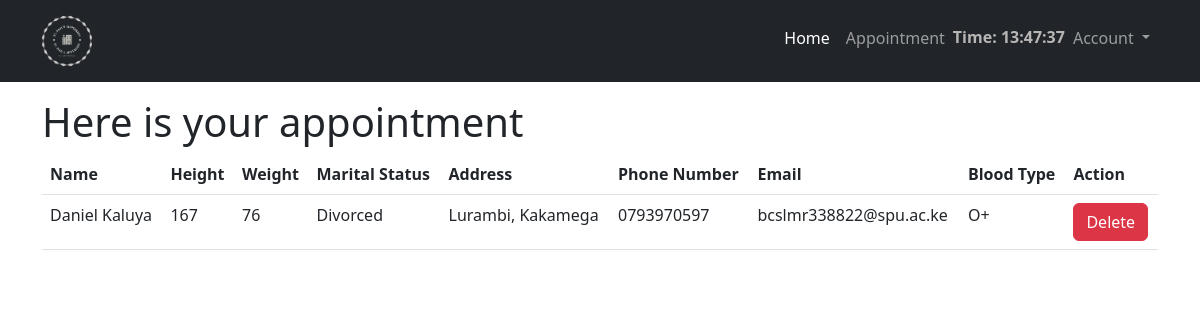
The app's page / (signed in) with its own data.
### app.py (models this page shows, shortened)
class User(db.Model, UserMixin):
    id = db.Column(db.Integer, primary_key=True)
    username = db.Column(db.String(30), nullable=False)
    school_id = db.Column(db.String(20),unique=True, nullable=False)
    email = db.Column(db.String(120),unique=True, nullable=False)
    user_profile = db.Column(db.String(20), nullable=False,default='default.png')
    password = db.Column(db.String(30),nullable=False)
    patient = db.relationship('Profile', backref='patient',lazy=True)
    role = db.Column(db.String(10))

class Profile(db.Model):
    id = db.Column(db.Integer, primary_key=True)
    date_registered = db.Column(db.DateTime(), nullable=False, default=datetime.now)
    marital_status = db.Column(db.String(120), nullable=False)
    phonenumber = db.Column(db.String(13), unique=True, nullable=False)
    address = db.Column(db.String(20), nullable=False)
    postcode = db.Column(db.String(20), nullable=False)
    city = db.Column(db.String(30), nullable=False)
    area = db.Column(db.String(20), nullable=False)
    blood_type = db.Column(db.String(5))
    country = db.Column(db.String(20), nullable=False)
    state = db.Column(db.String(20), nullable=False)
    height = db.Column(db.Integer, default=0)
    weight = db.Column(db.Integer, default=0)
    blood_type = db.Column(db.String(10))
    user = relationship("User", backref="profile", uselist=False)
    appointment_status = db.Column(db.String(15), default='booked')  # Add appointment status field
    patient_id = db.Column(db.Integer, db.ForeignKey('user.id'), nullable=False)

### app.py (the view)
@app.route('/')
@login_required
def home():
    if current_user.role == 'patient':
        user = User.query.get(current_user.id)
        appointments = user.patient
        return render_template('home.html', appointments=appointments)
    return redirect(url_for('login'))

### app.py (called while the page is built)
@login_manager.user_loader
def load_user(id):
    user = User.query.get(int(id) if id is not None else None)
    return user

### templates/home.html
{% extends 'layout.html' %}
{% block body %}
<div class="container">
    <h1 class="mt-3">Here is your appointment</h1>
    {% if appointments|length < 1%}
    <h3>There are no appointments. Create on below</h3>
    <h2>Book an Appointment</h2>
    <a href="{{url_for('book_appointment')}}" class="btn btn-success">Make your first appointment</a>
    {% else%}
    <table class="cd-table order-table table">
        <tr>
            <th>Name</th>
            <th>Height</th>
            <th>Weight</th>
            <th>Marital Status</th>
            <th>Address</th>
            <th>Phone Number</th>
            <th>Email</th>
            <th>Blood Type</th>
            <th>Action</th>
        </tr>
        {%for appointment in appointments%}
        <tr>
            <td>{{ current_user.username }}</td>
            <td>{{ appointment.height }}</td>
            <td>{{ appointment.weight }}</td>
            <td>{{ appointment.marital_status }}</td>
            <td>{{ appointment.address }}</td>
            <td>{{ appointment.phonenumber }}</td>
            <td>{{ current_user.email }}</td>
            <td>{{ appointment.blood_type }}</td>
            <td>
                <div class="appointment-actions">
                    <a href="/delete/{{appointment.patient_id}}" class="btn btn-danger">Delete</a>
                </div>
            </td>
        </tr>
        {%endfor%}
    </table>
    {% endif %}
{% endblock body %}

### records on screen
Profile: height "167", weight "76", marital_status "Divorced", address "Lurambi, Kakamega", phonenumber "0793970597", blood_type "O+"
User: username "Daniel Kaluya", email "bcslmr338822@spu.ac.ke"
